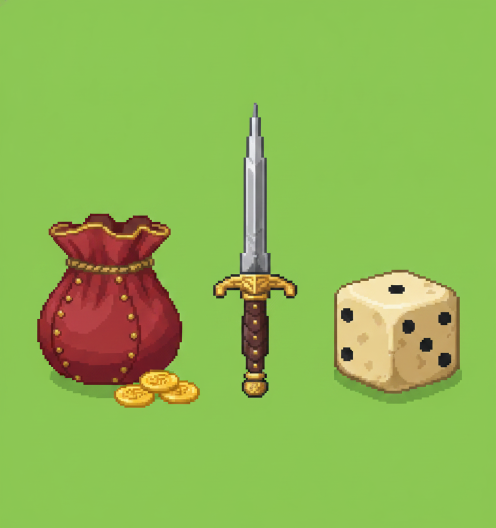
#> input picture scripts/art/source/ducat_items_sheet.png, 992 x 1056 px (shown at 1/2 size)
$ python split_items_sheet.py
#> lines starting #> are read from the running program, lines starting #| are printed output that depends on the picture
#!/usr/bin/env python3
"""Split scripts/art/source/ducat_items_sheet.png into the three board
sprites the design note names: data/purse.png, data/dagger.png, data/die.png.

The sheet is a nano-banana (gemini-2.5-flash-image) render of a coin purse, a
Renaissance dagger and a die on a flat chroma-green backdrop, drawn against
the Softmax cog as the style reference. Gemini returns no alpha and the
"pure green" comes back as *some* green with a tinted edge, so: take the
backdrop colour as the median of the border, flood-fill transparency in from
the frame (green highlights INSIDE an object survive), split the row on empty
columns, pad each part to a square and resize.

Run:  python3 scripts/art/split_items_sheet.py
"""

import os
from collections import deque

from PIL import Image

ROLES = ["purse", "dagger", "die"]
SIZE = 128
TOLERANCE = 64


def median_border(pixels, width, height):
    samples = []
    for x in range(width):
        samples.append(pixels[x, 0])
        samples.append(pixels[x, height - 1])
    for y in range(height):
        samples.append(pixels[0, y])
        samples.append(pixels[width - 1, y])
    channels = []
    for index in range(3):
        values = sorted(sample[index] for sample in samples)
        channels.append(values[len(values) // 2])
    return tuple(channels)


def key_out(image):
    image = image.convert("RGBA")
    width, height = image.size
    pixels = image.load()
    backdrop = median_border(pixels, width, height)

    def is_backdrop(x, y):
        r, g, b, _ = pixels[x, y]
        near = (abs(r - backdrop[0]) + abs(g - backdrop[1]) +
                abs(b - backdrop[2])) < TOLERANCE
        ## The render's contact shadow is a DARKER green than the border
        ## median, so a plain distance key leaves a fringe under each object.
        ## Nothing in this sheet is green, so green-dominant is backdrop too.
        return near or (g > r + 26 and g > b + 26)

    seen = [[False] * height for _ in range(width)]
    queue = deque()
    for x in range(width):
        for y in (0, height - 1):
            if not seen[x][y] and is_backdrop(x, y):
                seen[x][y] = True
                queue.append((x, y))
    for y in range(height):
        for x in (0, width - 1):
            if not seen[x][y] and is_backdrop(x, y):
                seen[x][y] = True
                queue.append((x, y))
    while queue:
        x, y = queue.popleft()
        pixels[x, y] = (0, 0, 0, 0)
        for dx, dy in ((1, 0), (-1, 0), (0, 1), (0, -1)):
            nx, ny = x + dx, y + dy
            if 0 <= nx < width and 0 <= ny < height and not seen[nx][ny] \
                    and is_backdrop(nx, ny):
                seen[nx][ny] = True
                queue.append((nx, ny))
    return image


def columns_with_ink(image):
    width, height = image.size
    pixels = image.load()
    filled = []
    for x in range(width):
        for y in range(height):
            if pixels[x, y][3] > 24:
                filled.append(x)
                break
    return set(filled)


def split_runs(filled, width, gap=12):
    runs = []
    start = None
    empty = 0
    for x in range(width):
        if x in filled:
            if start is None:
                start = x
            empty = 0
        elif start is not None:
            empty += 1
            if empty >= gap:
                runs.append((start, x - empty))
                start = None
                empty = 0
    if start is not None:
        runs.append((start, width - 1))
    return runs


def square(image):
    box = image.getbbox()
    if box:
        image = image.crop(box)
    side = max(image.size) + 8
    canvas = Image.new("RGBA", (side, side), (0, 0, 0, 0))
    canvas.paste(image, ((side - image.width) // 2,
                         (side - image.height) // 2))
    return canvas.resize((SIZE, SIZE), Image.LANCZOS)


def main():
    root = os.path.join(os.path.dirname(os.path.abspath(__file__)), "..", "..")
    root = os.path.normpath(root)
    sheet = key_out(Image.open(
        os.path.join(root, "scripts", "art", "source",
                     "ducat_items_sheet.png")))
#> in key_out, `backdrop = median_border(pixels, width, height)`: backdrop = (140, 199, 83)
#> the loop in key_out, `for x in range(width):` made 992 passes
#> the loop in key_out, `for y in range(height):` made 1056 passes
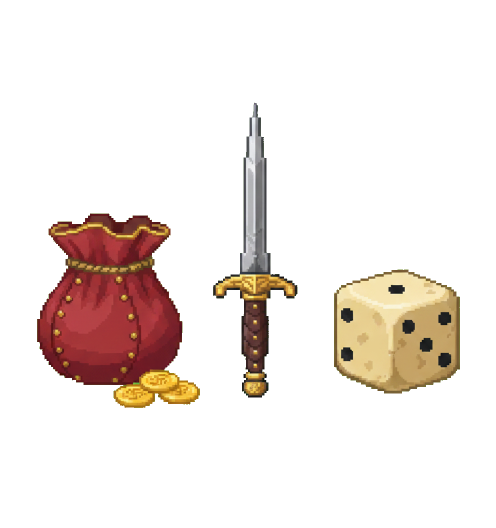
#> sheet: PIL image 992x1056 RGBA (shown at 1/2 size); mean R, G, B, A 25.5, 17, 12.5, 40.7; transparent parts drawn white
    runs = split_runs(columns_with_ink(sheet), sheet.width)
    if len(runs) != len(ROLES):
        raise SystemExit(
            f"expected {len(ROLES)} objects on the sheet, found {len(runs)}: "
            f"{runs}")
    for role, (left, right) in zip(ROLES, runs):
        part = square(sheet.crop((left, 0, right + 1, sheet.height)))
        path = os.path.join(root, "data", f"{role}.png")
        part.save(path)
        print(f"wrote {path}")
#> this loop made 3 passes
#> (role, left, right) on passes 1 to 3: ('purse', 74, 399), ('dagger', 426, 594), ('die', 668, 919)
#| wrote data/purse.png
#| wrote data/dagger.png
#| wrote data/die.png
#> pass 1, in square, `image = image.crop(box)`:
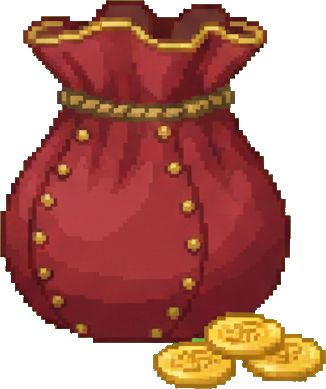
#> image: PIL image 326x389 RGBA; mean R, G, B, A 98.3, 41.8, 31.8, 170.2; transparent parts drawn white
#> pass 1, in main, `part = square(sheet.crop((left, 0, right + 1, sheet.height)))`:
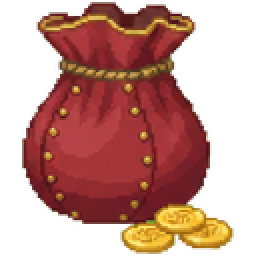
#> part: PIL image 128x128 RGBA (shown 2 times larger); mean R, G, B, A 84.2, 37.1, 27, 136.9; transparent parts drawn white
#> pass 2, in square (call 2), `image = image.crop(box)`:
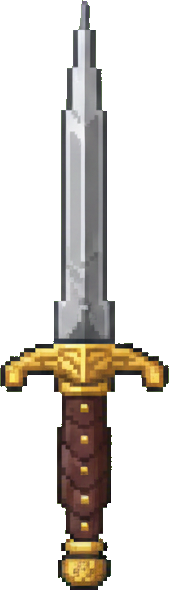
#> image: PIL image 169x590 RGBA; mean R, G, B, A 38.6, 33.9, 28.2, 75.7; transparent parts drawn white
#> after the loop:
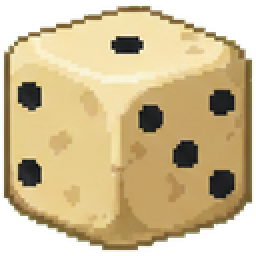
#> part: PIL image 128x128 RGBA (shown 2 times larger); mean R, G, B, A 157.9, 139.6, 95.3, 200.2; transparent parts drawn white


if __name__ == "__main__":
    main()
